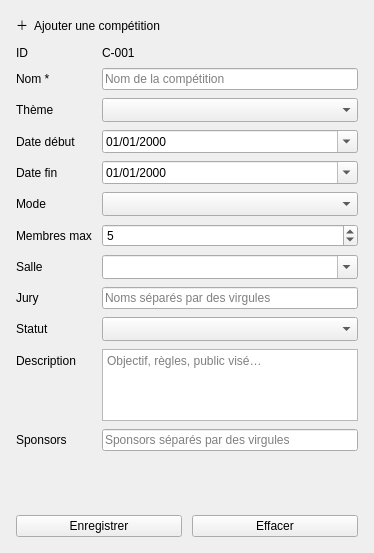
                       <widget class="QFrame" name="cardAddComp">
                        <property name="card" stdset="0">
                         <bool>true</bool>
                        </property>
                        <layout class="QVBoxLayout" name="addLayoutComp">
                         <property name="spacing">
                          <number>12</number>
                         </property>
                         <property name="leftMargin">
                          <number>16</number>
                         </property>
                         <property name="topMargin">
                          <number>16</number>
                         </property>
                         <property name="rightMargin">
                          <number>16</number>
                         </property>
                         <property name="bottomMargin">
                          <number>16</number>
                         </property>
                         <item>
                          <widget class="QLabel" name="lblAddComp">
                           <property name="role" stdset="0">
                            <string notr="true">cardTitle</string>
                           </property>
                           <property name="text">
                            <string>＋  Ajouter une compétition</string>
                           </property>
                          </widget>
                         </item>
                         <item>
                          <layout class="QFormLayout" name="addFormLayoutComp">
                           <property name="fieldGrowthPolicy">
                            <enum>QFormLayout::AllNonFixedFieldsGrow</enum>
                           </property>
                           <property name="horizontalSpacing">
                            <number>10</number>
                           </property>
                           <property name="verticalSpacing">
                            <number>8</number>
                           </property>
                           <item row="0" column="0">
                            <widget class="QLabel" name="aIdLabelComp">
                             <property name="text">
                              <string>ID</string>
                             </property>
                            </widget>
                           </item>
                           <item row="0" column="1">
                            <widget class="QLabel" name="aIdComp">
                             <property name="text">
                              <string>C-001</string>
                             </property>
                            </widget>
                           </item>
                           <item row="1" column="0">
                            <widget class="QLabel" name="aNomLabel">
                             <property name="text">
                              <string>Nom *</string>
                             </property>
                            </widget>
                           </item>
                           <item row="1" column="1">
                            <widget class="QLineEdit" name="aNom">
                             <property name="placeholderText">
                              <string>Nom de la compétition</string>
                             </property>
                            </widget>
                           </item>
                           <item row="2" column="0">
                            <widget class="QLabel" name="aThemeLabel">
                             <property name="text">
                              <string>Thème</string>
                             </property>
                            </widget>
                           </item>
                           <item row="2" column="1">
                            <widget class="QComboBox" name="aTheme">
                             <property name="sizeAdjustPolicy">
                              <enum>QComboBox::AdjustToMinimumContentsLengthWithIcon</enum>
                             </property>
                             <property name="minimumContentsLength">
                              <number>8</number>
                             </property>
                            </widget>
                           </item>
                           <item row="3" column="0">
                            <widget class="QLabel" name="aDebutLabel">
                             <property name="text">
                              <string>Date début</string>
                             </property>
                            </widget>
                           </item>
                           <item row="3" column="1">
                            <widget class="QDateEdit" name="aDebut">
                             <property name="displayFormat">
                              <string notr="true">dd/MM/yyyy</string>
                             </property>
                             <property name="calendarPopup">
                              <bool>true</bool>
                             </property>
                            </widget>
                           </item>
                           <item row="4" column="0">
                            <widget class="QLabel" name="aFinLabel">
                             <property name="text">
                              <string>Date fin</string>
                             </property>
                            </widget>
                           </item>
                           <item row="4" column="1">
                            <widget class="QDateEdit" name="aFin">
                             <property name="displayFormat">
                              <string notr="true">dd/MM/yyyy</string>
                             </property>
                             <property name="calendarPopup">
                              <bool>true</bool>
                             </property>
                            </widget>
                           </item>
                           <item row="5" column="0">
                            <widget class="QLabel" name="aModeLabel">
                             <property name="text">
                              <string>Mode</string>
                             </property>
                            </widget>
                           </item>
                           <item row="5" column="1">
                            <widget class="QComboBox" name="aMode">
                             <property name="sizeAdjustPolicy">
                              <enum>QComboBox::AdjustToMinimumContentsLengthWithIcon</enum>
                             </property>
                             <property name="minimumContentsLength">
                              <number>8</number>
                             </property>
                            </widget>
                           </item>
                           <item row="6" column="0">
                            <widget class="QLabel" name="aMaxLabel">
                             <property name="text">
                              <string>Membres max</string>
                             </property>
                            </widget>
                           </item>
                           <item row="6" column="1">
                            <widget class="QSpinBox" name="aMax">
                             <property name="minimum">
                              <number>1</number>
                             </property>
                             <property name="maximum">
                              <number>50</number>
                             </property>
                             <property name="value">
                              <number>5</number>
                             </property>
                            </widget>
                           </item>
                           <item row="7" column="0">
                            <widget class="QLabel" name="aSalleLabelComp">
                             <property name="text">
                              <string>Salle</string>
                             </property>
                            </widget>
                           </item>
                           <item row="7" column="1">
                            <widget class="QComboBox" name="aSalleComp">
                             <property name="editable">
                              <bool>true</bool>
                             </property>
                             <property name="sizeAdjustPolicy">
                              <enum>QComboBox::AdjustToMinimumContentsLengthWithIcon</enum>
                             </property>
                             <property name="minimumContentsLength">
                              <number>8</number>
                             </property>
                            </widget>
                           </item>
                           <item row="8" column="0">
                            <widget class="QLabel" name="aJuryLabel">
                             <property name="text">
                              <string>Jury</string>
                             </property>
                            </widget>
                           </item>
                           <item row="8" column="1">
                            <widget class="QLineEdit" name="aJury">
                             <property name="placeholderText">
                              <string>Noms séparés par des virgules</string>
                             </property>
                            </widget>
                           </item>
                           <item row="9" column="0">
                            <widget class="QLabel" name="aStatutLabel">
                             <property name="text">
                              <string>Statut</string>
                             </property>
                            </widget>
                           </item>
                           <item row="9" column="1">
                            <widget class="QComboBox" name="aStatut">
                             <property name="sizeAdjustPolicy">
                              <enum>QComboBox::AdjustToMinimumContentsLengthWithIcon</enum>
                             </property>
                             <property name="minimumContentsLength">
                              <number>8</number>
                             </property>
                            </widget>
                           </item>
                           <item row="10" column="0">
                            <widget class="QLabel" name="aDescriptionLabel">
                             <property name="text">
                              <string>Description</string>
                             </property>
                            </widget>
                           </item>
                           <item row="10" column="1">
                            <widget class="QPlainTextEdit" name="aDescription">
                             <property name="maximumSize">
                              <size>
                               <width>16777215</width>
                               <height>72</height>
                              </size>
                             </property>
                             <property name="placeholderText">
                              <string>Objectif, règles, public visé…</string>
                             </property>
                            </widget>
                           </item>
                           <item row="11" column="0">
                            <widget class="QLabel" name="aSponsorsLabel">
                             <property name="text">
                              <string>Sponsors</string>
                             </property>
                            </widget>
                           </item>
                           <item row="11" column="1">
                            <widget class="QLineEdit" name="aSponsors">
                             <property name="placeholderText">
                              <string>Sponsors séparés par des virgules</string>
                             </property>
                            </widget>
                           </item>
                          </layout>
                         </item>
                         <item>
                          <widget class="QLabel" name="aConflictComp">
                           <property name="text">
                            <string />
                           </property>
                           <property name="wordWrap">
                            <bool>true</bool>
                           </property>
                          </widget>
                         </item>
                         <item>
                          <widget class="QLabel" name="aErrComp">
                           <property name="text">
                            <string />
                           </property>
                           <property name="wordWrap">
                            <bool>true</bool>
                           </property>
                          </widget>
                         </item>
                         <item>
                          <layout class="QHBoxLayout" name="addButtonsLayout" stretch="1,1">
                           <property name="spacing">
                            <number>10</number>
                           </property>
                           <item>
                            <widget class="QPushButton" name="btnSaveComp">
                             <property name="cursor">
                              <cursorShape>PointingHandCursor</cursorShape>
                             </property>
                             <property name="kind" stdset="0">
                              <string notr="true">primary</string>
                             </property>
                             <property name="text">
                              <string>Enregistrer</string>
                             </property>
                            </widget>
                           </item>
                           <item>
                            <widget class="QPushButton" name="btnClearComp">
                             <property name="cursor">
                              <cursorShape>PointingHandCursor</cursorShape>
                             </property>
                             <property name="kind" stdset="0">
                              <string notr="true">outline</string>
                             </property>
                             <property name="text">
                              <string>Effacer</string>
                             </property>
                            </widget>
                           </item>
                          </layout>
                         </item>
                        </layout>
                       </widget>
